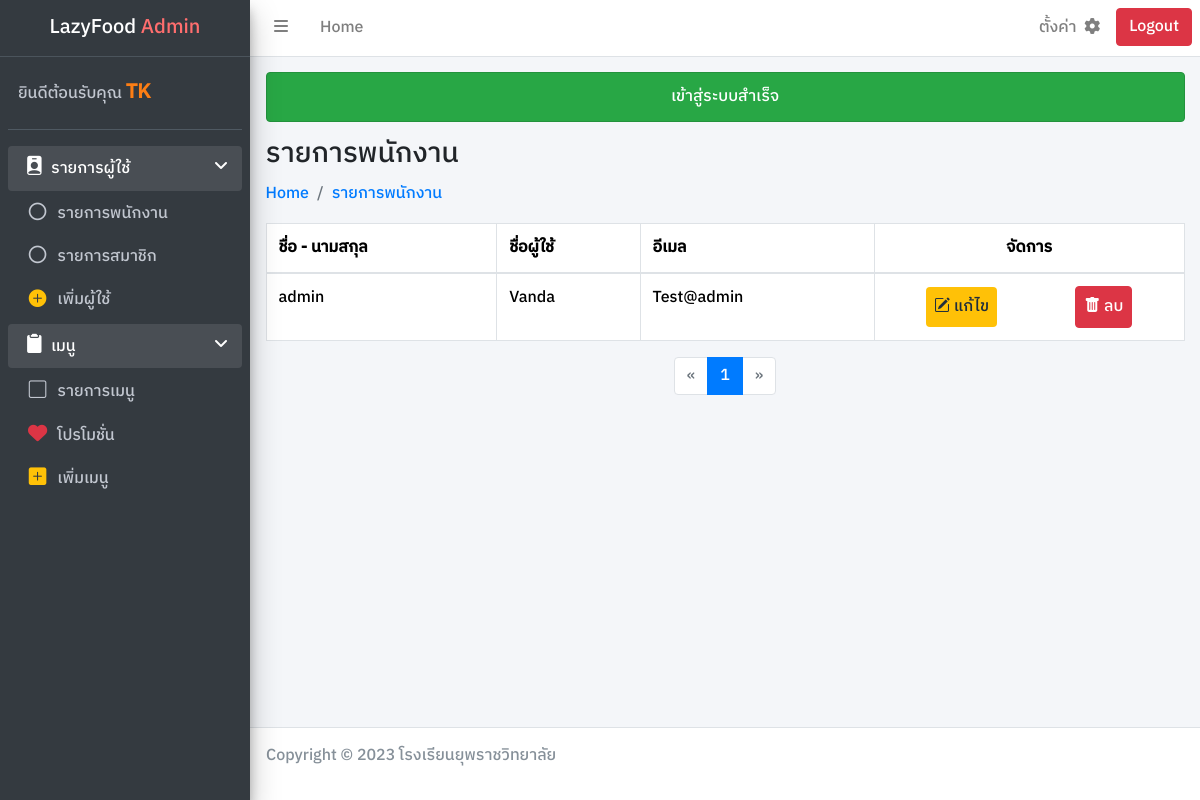
/admin/listpersonnel.php (signed in), run on the app's committed database.
### tables this page shows
CREATE TABLE `User` (
  `u_id` int(11) NOT NULL,
  `u_fname` varchar(255) NOT NULL,
  `u_username` varchar(255) NOT NULL,
  `u_email` varchar(255) NOT NULL,
  `u_pass` varchar(255) NOT NULL,
  `u_rank` varchar(255) NOT NULL
);

### connect/server.php (called while the page is built, shortened)
<?php session_start();
    class DB_conn {
        function __construct() {
            $conn = mysqli_connect(DB_host, DB_user, DB_pass, DB_name);
            $this->dbconn = $conn;
        }
    }

### class/user_db.php (called while the page is built, shortened)
<?php require_once '../connect/server.php';
    class User_DB extends DB_conn {
        public function readuserrank($rank, $page = 1, $recordsPerPage = 10) {
            $username = $_SESSION['name'];
            $totalRecordsQuery = "SELECT COUNT(*) as total FROM User WHERE u_rank = '$rank'";
            $totalRecordsResult = mysqli_query($this->dbconn, $totalRecordsQuery);
            $totalRecordsRow = mysqli_fetch_assoc($totalRecordsResult);
            $totalRecords = $totalRecordsRow['total'];
            $totalPages = ceil($totalRecords / $recordsPerPage);
            $page = max(1, min($page, $totalPages));
            $start = ($page - 1) * $recordsPerPage;
            $sql = "SELECT * FROM User WHERE u_rank = '$rank' AND u_username != '$username' LIMIT $start, $recordsPerPage";
            $result = mysqli_query($this->dbconn, $sql);
            return [
                'result' => $result,
                'totalPages' => $totalPages
            ];
        }
    }

### admin/listpersonnel.php (the view, shortened to what this page needs)
<?php require_once '../connect/server.php';
require_once '../class/user_db.php';
    $dbuser = new User_DB();
    $page = isset($_GET['page']) ? $_GET['page'] : 1;
    $paginationData = $dbuser->readuserrank("ผู้จัดการ", $page);
    $readuser = $paginationData['result'];
    $totalPages = $paginationData['totalPages'];
?>
<!DOCTYPE html>
<html lang="en">
<head>
    <link rel="stylesheet" href="../framework/css/bootstrap.min.css">
    <link rel="stylesheet" href="https://cdn.jsdelivr.net/npm/bootstrap-icons@1.11.2/font/bootstrap-icons.min.css">
    <link rel="stylesheet" href="../framework/css/adminlte.min.css">
    <link rel="stylesheet" href="https://cdnjs.cloudflare.com/ajax/libs/font-awesome/6.2.1/css/all.min.css">
    <link rel="stylesheet" href="../dist/css/main.css">
</head>
<body class="wrapper">
    <?php include_once './component/navbar.php'; ?>
    <?php include_once './component/sidebar.php'; ?>
    <div class="content-wrapper">
        <div class="content-header">
            <div class="container-fluid">
                <div>
                    <?php include_once './component/succeed.php' ?>
                </div>
                <div >
                    <h3 class="">รายการพนักงาน</h3>
                </div>
                <div>
                    <nav aria-label="breadcrumb">
                        <ol class="breadcrumb">
                            <li class="breadcrumb-item"><a href="./adminpage.php">Home</a></li>
                            <li class="breadcrumb-item"><a href="./listpersonnel.php">รายการพนักงาน</a></li>
                        </ol>
                    </nav>
                </div>
            </div>
        </div>
        <div class="content">
            <div class="container-fluid">
                <div class="row">
                    <div class="col-12 w-100">
                        <div class="table-responsive">
                            <table class="table table-hover table-bordered">
                                <thead>
                                    <tr>
                                        <th scope="col">ชื่อ - นามสกุล</th>
                                        <th scope="col">ชื่อผู้ใช้</th>
                                        <th scope="col">อีเมล</th>
                                        <th scope="col" class="text-center">จัดการ</th>
                                    </tr>
                                </thead>
                                <tbody class="table-group-divider">
                                    <?php while ($row = mysqli_fetch_assoc($readuser)) { ?>
                                        <tr>
                                            <td><?php echo $row['u_fname'] ?></td>
                                            <td><?php echo $row['u_username'] ?></td>
                                            <td><?php echo $row['u_email'] ?></td>
                                            <td>
                                                <div class="d-flex text-center">
                                                    <a href="./editpersonnel.php?userid=<?php echo $row['u_id']; ?>" class="bi bi-pencil-square m-auto p-2 btn-warning rounded" role="button"> แก้ไข</a>
                                                    <button type="submit" name="deluser" class="bi bi-trash-fill m-auto btn btn-danger p-2 rounded" value="<?php echo $row['u_id'] ?>" onclick="return confirmdelete()"> ลบ</button>
                                                </div>
                                            </td>
                                        </tr>
                                    <?php } ?>
                                </tbody>
                            </table>
                        </div>
                    </div>
                </div>
            </div>
        </div>
        <div class="d-flex justify-content-center">
            <nav aria-label="Page navigation">
                <ul class="pagination">
                    <?php
                    echo "<li class='page-item " . ($page == 1 ? 'disabled' : '') . "'>";
                    echo "<a class='page-link' href='?page=" . ($page - 1) . "' aria-label='Previous'>";
                    echo "<span aria-hidden='true'>&laquo;</span></a></li>";
                    for ($i = 1; $i <= $totalPages; $i++) {
                        echo "<li class='page-item " . ($page == $i ? 'active' : '') . "'>";
                        echo "<a class='page-link' href='?page=$i'>$i</a></li>";
                    }
                    echo "<li class='page-item " . ($page >= $totalPages ? 'disabled' : '') . "'>";
                    echo "<a class='page-link' href='?page=" . ($page + 1) . "' aria-label='Next'>";
                    echo "<span aria-hidden='true'>&raquo;</span></a></li>";
                    ?>
                </ul>
            </nav>
        </div>
    </div>
    <?php include_once './component/footer.php'; ?>
</body>
</html>

### data on the page
user: u_fname "admin", u_username "Vanda", u_email "Test@admin", $row['u_id'] 37 (drawn)

### other printed values
$_SESSION['name'] "TK"
$_SESSION['succeed'] "เข้าสู่ระบบสำเร็จ"
